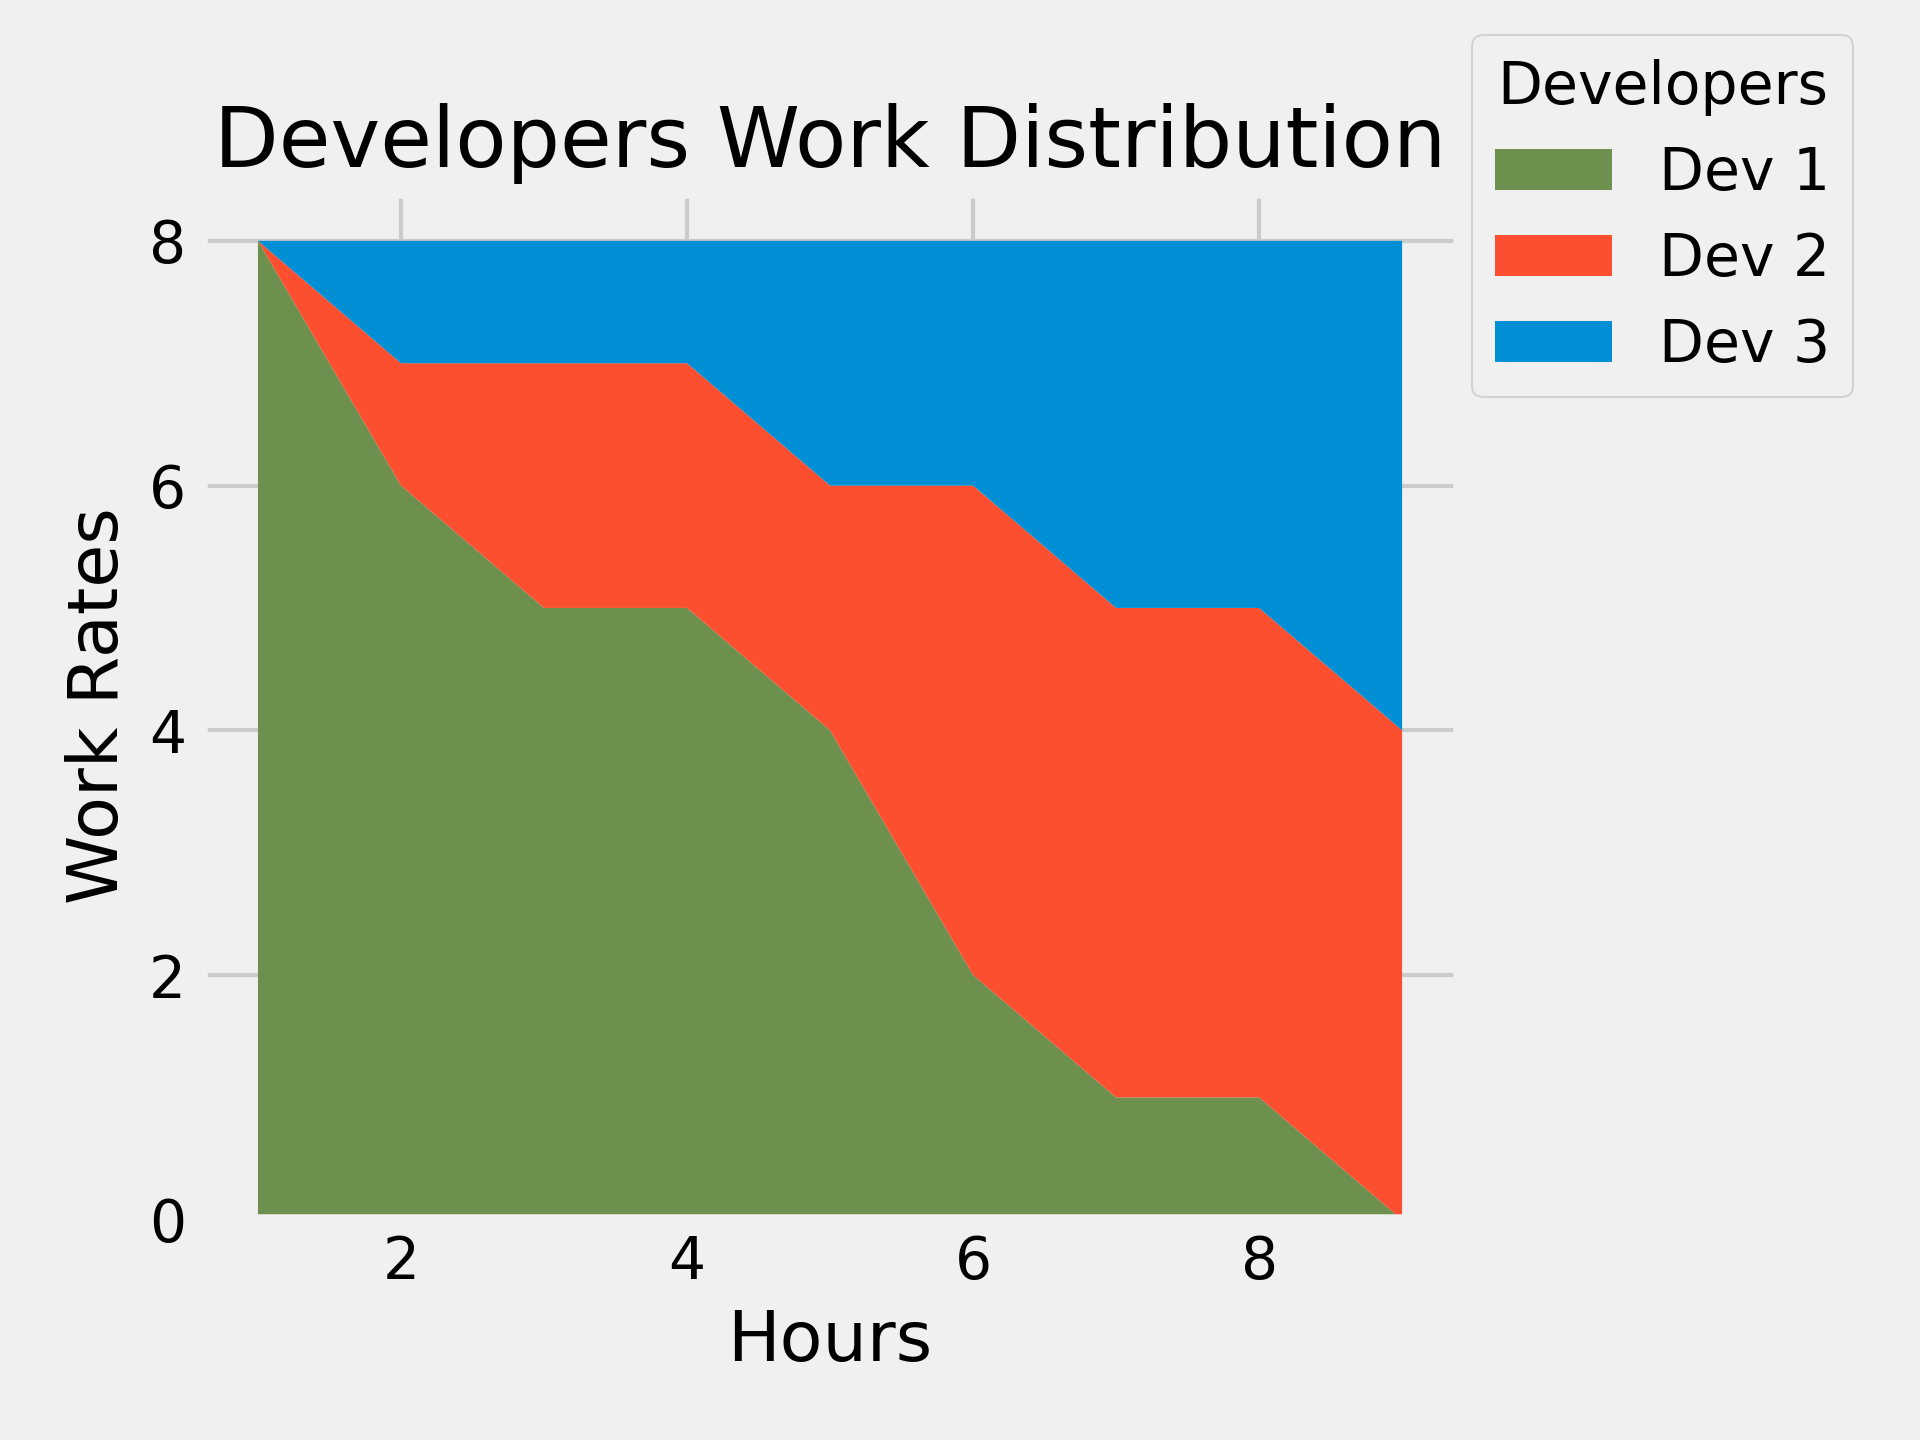

Here is the Python script that generated this plot:
# Importing necesssary libraries
import matplotlib.pyplot as plt

# Defining values
hours = [ 1, 2, 3, 4, 5, 6, 7, 8, 9 ]
dev_1 = [ 8, 6, 5, 5, 4, 2, 1, 1, 0 ]
dev_2 = [ 0, 1, 2, 2, 2, 4, 4, 4, 4 ]
dev_3 = [ 0, 1, 1, 1, 2, 2, 3, 3, 4 ]
labels = [ 'Dev 1', 'Dev 2', 'Dev 3' ]
colors = [ '#6d904f', '#fc4f30', '#008fd5' ]

# Adding Theme to graph
plt.style.use('fivethirtyeight')

# PLotting graph
plt.stackplot(hours, dev_1, dev_2, dev_3, colors=colors, labels=labels)

# Adding labels to graph
plt.title('Developers Work Distribution')
plt.ylabel('Work Rates')
plt.xlabel('Hours')

# Adding legend to graph
plt.legend(title='Developers', loc=(1.01, 0.8))

# Adjust some padding to graph
plt.tight_layout()

# Saving graph as png
plt.savefig('stack_plot_2.png', dpi=300)

# Showing graph as output
plt.show()
